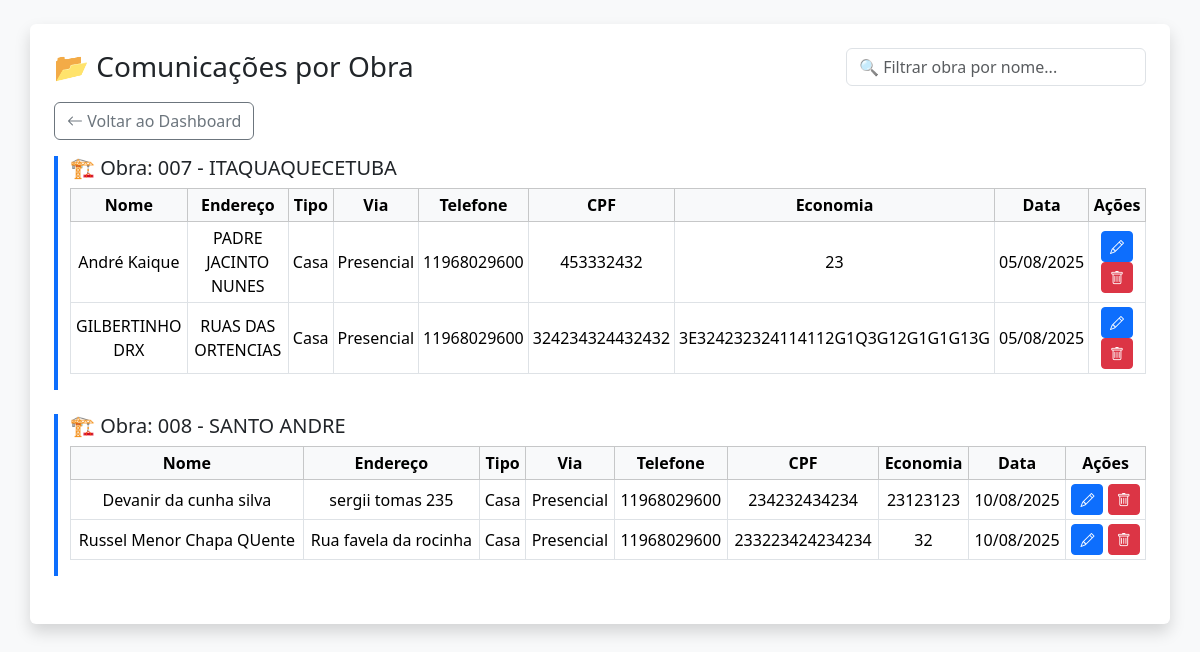
The app's page /comunicacoes (signed in), older data.
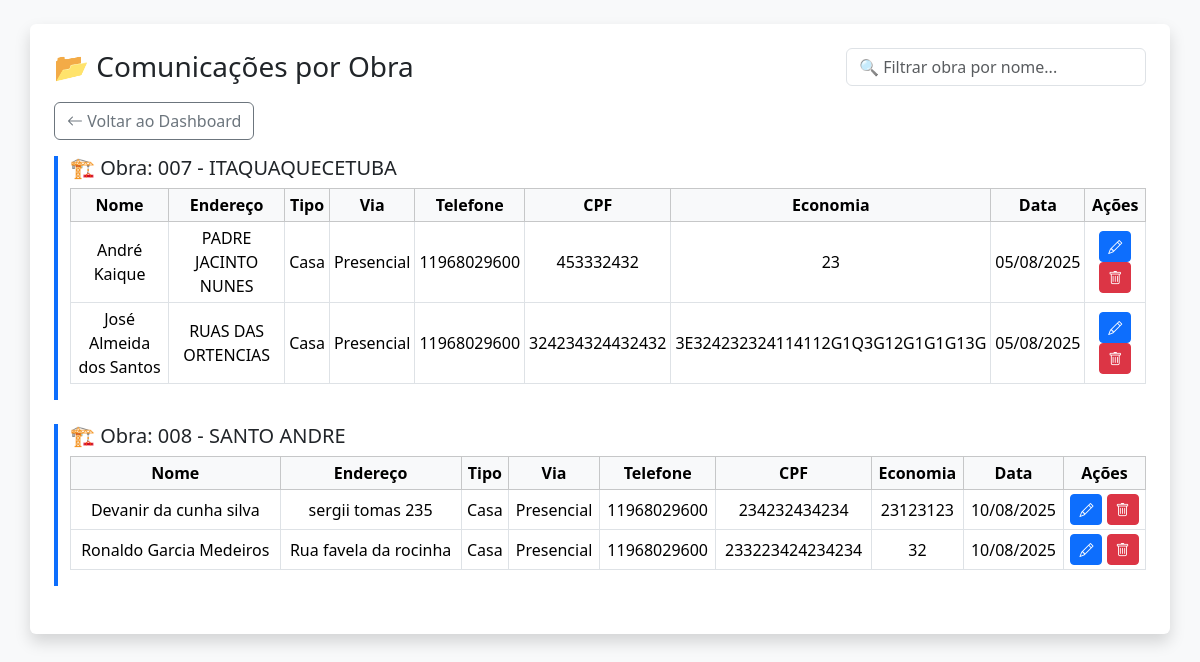
The same page, newer data.
### app/models.py (models this page shows)
class ComunicacaoObra(db.Model):
    __tablename__ = 'comunicacao_obra'
    id = db.Column(db.Integer, primary_key=True)
    nome = db.Column(db.String(100), nullable=False)
    cpf = db.Column(db.String(20))
    endereco = db.Column(db.String(255))
    telefone = db.Column(db.String(50))
    bairro = db.Column(db.String(100))
    numero = db.Column(db.String(20))
    comunicado = db.Column(db.String(20))
    economia = db.Column(db.String(50))
    assinatura = db.Column(db.String(100))
    tipo_imovel = db.Column(db.String(200))
    data_envio = db.Column(db.DateTime, default=datetime.utcnow)
    obra_id = db.Column(db.Integer, db.ForeignKey('obra.id', name='fk_comunicacao_obra'))
    obra = db.relationship("Obra", backref="comunicacoes")
    usuario_id = db.Column(db.Integer, db.ForeignKey('user.id', name='fk_usuario_comunicacao'))
    usuario = db.relationship("User", backref="comunicacoes")  # ✅ AQUI
    vistorias = db.relationship("VistoriaImovel", back_populates="comunicacao", cascade="all, delete-orphan")

### app/obras/routes.py (the view)
@obras_bp.route('/comunicacoes', methods=['GET'])
def listar_comunicacoes():
    if 'user_id' not in session:
        return redirect(url_for('auth.login'))
    user = User.query.get(session['user_id'])
    obras = Obra.query.order_by(Obra.nome).all() if user.cargo == 'admin' else Obra.query.filter_by(id=user.obra_id).all()
    return render_template('comunicacoes/comunicacoes_dashboard.html', obras=obras)

### templates/comunicacoes/comunicacoes_dashboard.html (shortened to what this page needs)
<!DOCTYPE html>
<html lang="pt-BR">
  <head>
    <link
      href="https://cdn.jsdelivr.net/npm/bootstrap@5.3.3/dist/css/bootstrap.min.css"
      rel="stylesheet"
    />
    <link
      href="https://cdn.jsdelivr.net/npm/bootstrap-icons@1.10.5/font/bootstrap-icons.css"
      rel="stylesheet"
    />
  </head>
  <body class="bg-light p-3 p-md-4">
    <div class="container bg-white p-4 rounded shadow">
      <div
        class="d-flex flex-column flex-md-row justify-content-between align-items-start align-items-md-center mb-3 gap-2"
      >
        <h3 class="text-center text-md-start mb-0">📂 Comunicações por Obra</h3>
        {% if session.cargo == 'admin' %}
        <input
          type="text"
          class="form-control w-100 w-md-auto"
          id="filtroObra"
          placeholder="🔍 Filtrar obra por nome..."
          style="max-width: 300px"
        />
        {% endif %}
      </div>
      <div class="mb-3">
            <a href="{{ url_for('auth.dashboard') }}" class="btn btn-outline-secondary">
          <i class="bi bi-arrow-left"></i> Voltar ao Dashboard
        </a>
      </div>
      {% for obra in obras %}
      <div class="obra-bloco mb-4" data-obra="{{ obra.nome | lower }}">
        <h5 class="mt-3">🏗️ Obra: {{ obra.nome }}</h5>
        {% if obra.comunicacoes %}
        <div class="table-responsive">
          <table class="table table-bordered table-sm align-middle text-center">
            <thead class="table-light">
              <tr>
                <th>Nome</th>
                <th>Endereço</th>
                <th>Tipo</th>
                <th>Via</th>
                <th>Telefone</th>
                <th>CPF</th>
                <th>Economia</th>
                <th>Data</th>
                {% if session.cargo == 'admin' %}
                <th>Ações</th>
                {% endif %}
              </tr>
            </thead>
            <tbody>
              {% for r in obra.comunicacoes %}
              <tr>
                <td>{{ r.nome }}</td>
                <td>{{ r.endereco }}</td>
                <td>{{ r.tipo_imovel }}</td>
                <td>{{ r.comunicado }}</td>
                <td>{{ r.telefone }}</td>
                <td>{{ r.cpf }}</td>
                <td>{{ r.economia }}</td>
                <td>{{ r.data_envio.strftime('%d/%m/%Y') }}</td>
                {% if session.cargo == 'admin' %}
                <td>
                  <a
                    href="{{ url_for('obras.editar_comunicacao', id=r.id) }}"
                    class="btn btn-sm btn-primary"
                  >
                    <i class="bi bi-pencil"></i>
                  </a>
                  <form
                    method="POST"
                    action="{{ url_for('obras.excluir_comunicacao', id=r.id) }}"
                    class="d-inline"
                    onsubmit="return confirm('Confirmar exclusão?')"
                  >
                    <button class="btn btn-sm btn-danger">
                      <i class="bi bi-trash"></i>
                    </button>
                  </form>
                </td>
                {% endif %}
              </tr>
              {% endfor %}
            </tbody>
          </table>
        </div>
        {% else %}
        <p class="text-muted">Nenhuma comunicação cadastrada para esta obra.</p>
        {% endif %}
      </div>
      {% endfor %}
    </div>
  </body>
</html>

Row changes from the older to the newer data that the page shows:
changed ComunicacaoObra "RUAS DAS ORTENCIAS": nome "GILBERTINHO DRX" → "José Almeida dos Santos"
changed ComunicacaoObra "Rua favela da rocinha": nome "Russel Menor Chapa QUente" → "Ronaldo Garcia Medeiros"
